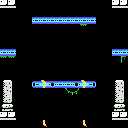

Tiled map render using the project's own tile images. Description and the whole map definition, tile-layer contents included, below:
An orthogonal 16x16 tile map with 8x8 px tiles, 1 tile layer (Tile Layer 1).

<map version="1.0" tiledversion="1.0.2" orientation="orthogonal" renderorder="right-down" width="16" height="16" tilewidth="8" tileheight="8" nextobjectid="1">
 <tileset firstgid="1" name="tiles-inner-ruins" tilewidth="8" tileheight="8" tilecount="256" columns="16">
  <image source="tiles-inner-ruins.png" width="128" height="128" />
 </tileset>
 <layer name="Tile Layer 1" width="16" height="16">
  <data encoding="csv">
150,150,1,1,1,1,1,1,1,1,1,1,1,1,150,150,
1,1,1,1,1,1,1,1,1,1,1,1,1,1,1,1,
1,1,1,1,138,138,138,138,138,138,138,138,1,1,1,1,
1,1,1,1,1,1,1,1,1,1,20,1,1,1,1,1,
1,1,1,1,1,1,1,1,1,1,1,1,1,1,1,1,
1,1,1,1,1,1,1,1,1,1,1,1,1,1,1,1,
138,138,1,1,1,1,1,1,1,1,1,1,1,1,138,138,
20,20,1,1,1,1,1,1,1,1,1,1,1,1,1,21,
1,1,1,1,1,1,1,1,1,1,1,1,1,1,1,1,
1,1,1,1,1,1,1,1,1,1,1,1,1,1,1,1,
255,256,1,1,137,136,139,138,138,139,136,140,1,1,255,256,
249,250,1,1,1,1,1,1,10,11,1,1,1,1,249,250,
253,254,1,1,1,1,1,1,1,1,1,1,1,1,253,254,
251,252,1,1,1,1,1,1,1,1,1,1,1,1,251,252,
150,150,1,1,1,1,1,1,1,1,1,1,1,1,150,150,
1,1,1,1,1,134,1,1,1,1,134,1,1,1,1,1
</data>
 </layer>
</map>
